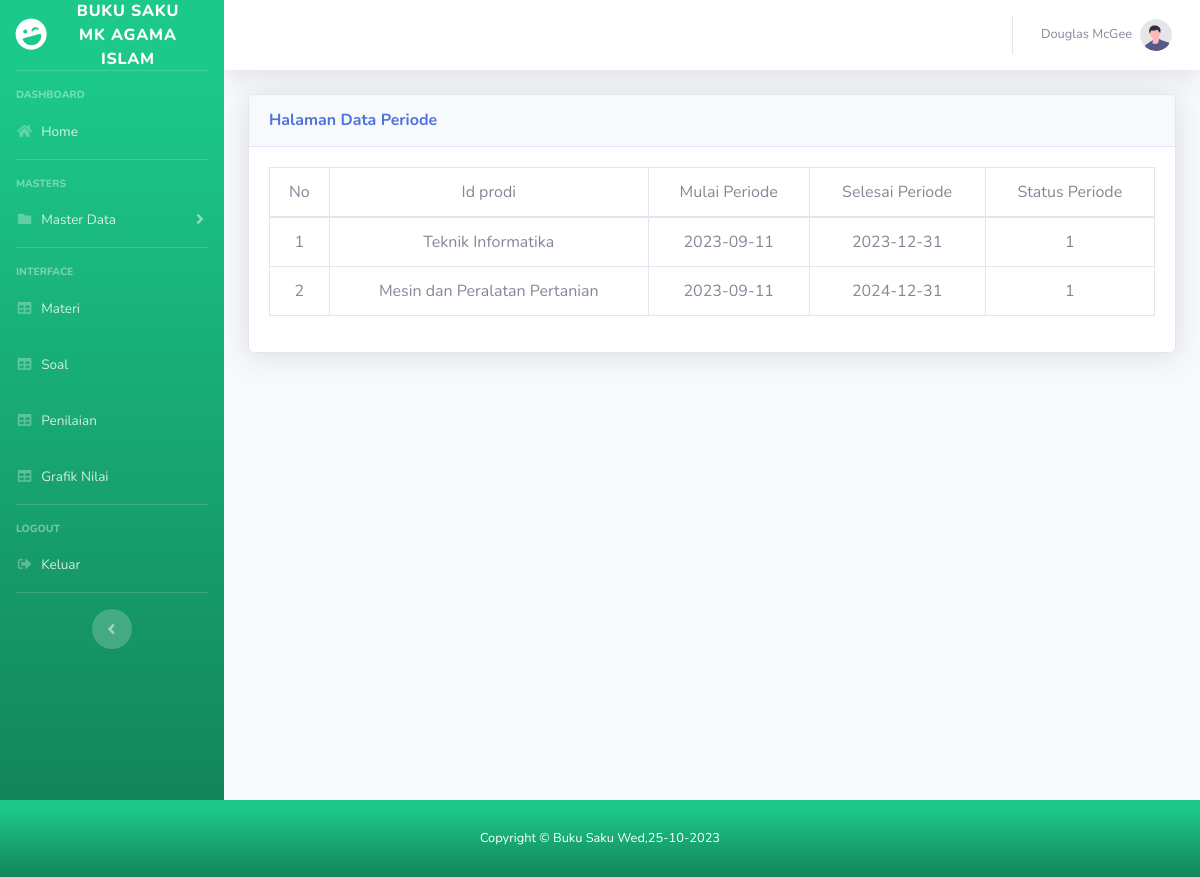
Screenshot of /index.php/periode with the database file from the repository.
### tables this page shows
CREATE TABLE `t_periode` (
  `id_periode` varchar(255) NOT NULL,
  `id_prodi` int NOT NULL,
  `mulai_periode` date NOT NULL,
  `selesai_periode` date NOT NULL,
  `status_periode` int NOT NULL
);

CREATE TABLE `t_prodi` (
  `id_prodi` int NOT NULL,
  `prodi` varchar(255) NOT NULL
);

### application/controllers/Periode.php (called while the page is built, shortened)
<?php
class Periode extends CI_Controller
{
    public function __construct()
    {
        $this->load->model('M_periode');
    }
    public function index()
    {
        $data['title'] = 'Halaman Data Periode';
        $data['t_periode'] = $this->M_periode->SemuaData();
        $this->load->view('templates/header');
        $this->load->view('templates/sidebar');
        $this->load->view('templates/topbar');
        $this->load->view('periode/index', $data);
        $this->load->view('templates/footer');
    }
}

### index.php (called while the page is built, shortened)
<?php
require_once BASEPATH.'core/CodeIgniter.php';

### application/models/M_periode.php (called while the page is built, shortened)
<?php
class M_periode extends CI_Model
{
    public function SemuaData()
    {
        return $this->db->query("SELECT p.*, pr.prodi FROM `t_periode` p, t_prodi pr WHERE pr.id_prodi=p.id_prodi")->result_array();
    }
}

### application/views/periode/index.php (the view, shortened to what this page needs)
<div class="container-fluid">
    <div class="card shadow mb-4">
        <div class="card-header py-3">
            <h6 class="m-0 font-weight-bold text-primary">Halaman Data Periode
        </div>
        <div class="card-body">
            <div class="table-responsive">
                <table class="table table-bordered text-center" id="dataTable" width="100%" cellspacing="0">
                    <thead>
                        <tr>
                            <td>No</td>
                            <td>Id prodi</td>
                            <td>Mulai Periode</td>
                            <td>Selesai Periode</td>
                            <td>Status Periode</td>
                        </tr>
                    </thead>
                    <body>
                        <?php
                           $no = 1;
                           foreach ($t_periode as $pd) : ?>
                        <tr>
                            <td><?php echo $no++; ?></td>
                            <td><?php echo $pd['prodi']; ?></td>
                            <td><?php echo $pd['mulai_periode']; ?></td>
                            <td><?php echo $pd['selesai_periode']; ?></td>
                            <td><?php echo $pd['status_periode']; ?></td>
                        </tr>
                        <?php endforeach; ?>
            </div>
            </body>

### rows the page displays
t_periode: id_prodi.prodi "Teknik Informatika", mulai_periode "2023-09-11", selesai_periode "2023-12-31", status_periode "1"
t_periode: id_prodi.prodi "Mesin dan Peralatan Pertanian", mulai_periode "2023-09-11", selesai_periode "2024-12-31", status_periode "1"
